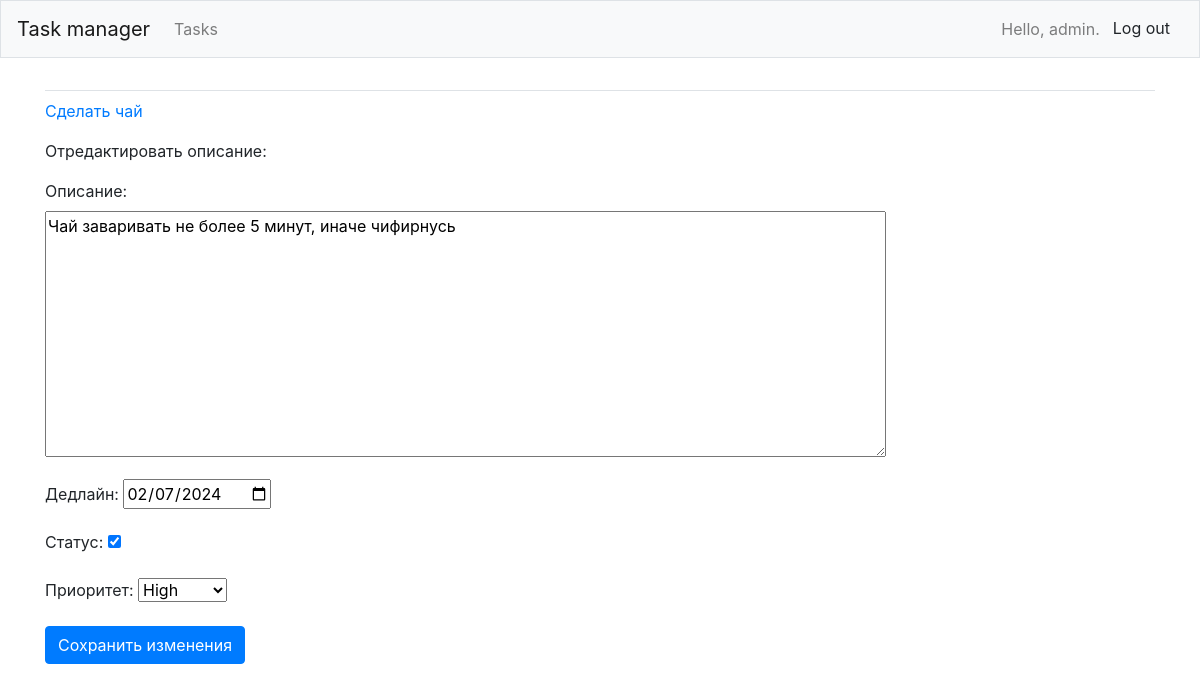
The app's page /edit_entry/8/ (signed in) with its own data.
### tasks1/models.py (models this page shows, shortened)
class TodoList(models.Model):
    task_name = models.CharField(max_length=200)
    owner = models.ForeignKey(User, on_delete=models.CASCADE)
    def __str__(self):
        return self.task_name

class Entry(models.Model):
    task = models.ForeignKey(TodoList, on_delete=models.CASCADE)
    description = models.TextField()
    deadline = models.DateField(auto_now_add=False)
    status = models.BooleanField(default=False)
    priority = models.CharField(max_length=10, choices=(("high", "High"), ("medium", "Medium"), ("low", "Low")))
    class Meta:
        verbose_name_plural = 'entries'

### tasks1/views.py (the view)
# urls.py: path('edit_entry/<int:entry_id>/', views.edit_entry, name='edit_entry'),
@login_required
def edit_entry(request, entry_id):
    entry = Entry.objects.get(id=entry_id)
    task = entry.task
    if task.owner != request.user:
        raise Http404
    if request.method != 'POST':
        form = EntryForm(instance=entry)
    else:
        form = EntryForm(instance=entry, data=request.POST)
        if form.is_valid():
            form.save()
            return redirect('tasks1:task', task_id=task.id)
    context = {'entry': entry, 'task': task, 'form': form}
    return render(request, 'tasks1/edit_entry.html', context)

### tasks1/forms.py
class EntryForm(forms.ModelForm):
    class Meta:
        model = Entry
        fields = ['description', 'deadline', 'status', 'priority']
        labels = {'description': 'Описание', 'deadline': 'Дедлайн', 'status': 'Статус', 'priority': 'Приоритет'}
        widgets = {'description': forms.Textarea(attrs={'cols': 80}), 'deadline': forms.DateInput(attrs={'type': 'date'})}

### tasks1/templates/tasks1/edit_entry.html (shortened to what this page needs)
{% extends "tasks1/base.html" %}
{% block content %}
    <div class="row">
        <div class="col-md-6">
            <p><a href="{% url 'tasks1:task' task.id %}">{{ task }}</a></p>
            <p>Отредактировать описание:</p>
            <form action="{% url 'tasks1:edit_entry' entry.id %}" method='post'>
                {{ form.as_p }}
                <button type="submit" class="btn btn-primary">Сохранить изменения</button>
            </form>
        </div>
    </div>
{% endblock content %}

### tasks1/templates/tasks1/base.html (shortened to what this page needs)
{% load bootstrap4 %}
<!DOCTYPE html>
<html lang="en">
<head>
    {% bootstrap_css %}
</head>
<body>
<nav class="navbar navbar-expand-md navbar-light bg-light mb-4 border">
    <a class="navbar-brand" href="{% url 'tasks1:index' %}">
        Task manager
    </a>
    <div class="collapse navbar-collapse" id="navbarCollapse">
        <ul class="navbar-nav mr-auto">
            <li class="nav-item">
                <a class="nav-link" href="{% url 'tasks1:tasks' %}">
                    Tasks
                </a>
            </li>
        </ul>
        <ul class="navbar-nav ml-auto">
            {% if user.is_authenticated %}
                <li class="nav-item">
                    <span class="navbar-text">Hello, {{ user.username }}.</span>
                </li>
                <li class="nav-item">
                    <form action="{% url 'users:logout' %}" method="post">
                        <button type="submit" class="btn btn-light">Log out</button>
                    </form>
                </li>
            {% endif %}
        </ul>
    </div>
</nav>
<main role="main" class="container">
    <div class="pb-2 mb-2 border-bottom">
    </div>
    <div>
        {% block content %}{% endblock content %}
    </div>
</main>
</body>
</html>

### records on screen
TodoList: task_name "Сделать чай"
Entry: description "Чай заваривать не более 5 минут, иначе чифирнусь", deadline "02/07/2024", status "☑", priority "High"

### other values on screen
{{ user.username }} "admin"
